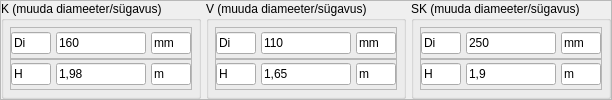
          <widget class="QFrame" name="TestValues">
           <property name="minimumSize">
            <size>
             <width>0</width>
             <height>100</height>
            </size>
           </property>
           <property name="maximumSize">
            <size>
             <width>16777215</width>
             <height>100</height>
            </size>
           </property>
           <property name="frameShape">
            <enum>QFrame::StyledPanel</enum>
           </property>
           <property name="frameShadow">
            <enum>QFrame::Raised</enum>
           </property>
           <layout class="QHBoxLayout" name="horizontalLayout_9">
            <property name="spacing">
             <number>5</number>
            </property>
            <property name="leftMargin">
             <number>0</number>
            </property>
            <property name="topMargin">
             <number>0</number>
            </property>
            <property name="rightMargin">
             <number>0</number>
            </property>
            <property name="bottomMargin">
             <number>0</number>
            </property>
            <item>
             <widget class="QGroupBox" name="groupBox_2">
              <property name="title">
               <string>K (muuda diameeter/sügavus)</string>
              </property>
              <layout class="QVBoxLayout" name="verticalLayout_15">
               <property name="spacing">
                <number>0</number>
               </property>
               <property name="leftMargin">
                <number>6</number>
               </property>
               <property name="topMargin">
                <number>6</number>
               </property>
               <property name="rightMargin">
                <number>6</number>
               </property>
               <property name="bottomMargin">
                <number>6</number>
               </property>
               <item>
                <widget class="QFrame" name="frame_12">
                 <property name="frameShape">
                  <enum>QFrame::StyledPanel</enum>
                 </property>
                 <property name="frameShadow">
                  <enum>QFrame::Raised</enum>
                 </property>
                 <layout class="QHBoxLayout" name="horizontalLayout_10">
                  <property name="spacing">
                   <number>5</number>
                  </property>
                  <property name="leftMargin">
                   <number>0</number>
                  </property>
                  <property name="topMargin">
                   <number>0</number>
                  </property>
                  <property name="rightMargin">
                   <number>0</number>
                  </property>
                  <property name="bottomMargin">
                   <number>0</number>
                  </property>
                  <item>
                   <widget class="QLineEdit" name="lineEdit_3">
                    <property name="minimumSize">
                     <size>
                      <width>40</width>
                      <height>0</height>
                     </size>
                    </property>
                    <property name="maximumSize">
                     <size>
                      <width>30</width>
                      <height>16777215</height>
                     </size>
                    </property>
                    <property name="text">
                     <string>Di</string>
                    </property>
                    <property name="frame">
                     <bool>true</bool>
                    </property>
                    <property name="readOnly">
                     <bool>true</bool>
                    </property>
                   </widget>
                  </item>
                  <item>
                   <widget class="QLineEdit" name="lblDeK">
                    <property name="minimumSize">
                     <size>
                      <width>60</width>
                      <height>0</height>
                     </size>
                    </property>
                    <property name="maximumSize">
                     <size>
                      <width>90</width>
                      <height>16777215</height>
                     </size>
                    </property>
                    <property name="text">
                     <string>160</string>
                    </property>
                   </widget>
                  </item>
                  <item>
                   <widget class="QLineEdit" name="lineEdit_11">
                    <property name="minimumSize">
                     <size>
                      <width>40</width>
                      <height>0</height>
                     </size>
                    </property>
                    <property name="maximumSize">
                     <size>
                      <width>30</width>
                      <height>16777215</height>
                     </size>
                    </property>
                    <property name="text">
                     <string>mm</string>
                    </property>
                    <property name="frame">
                     <bool>true</bool>
                    </property>
                    <property name="readOnly">
                     <bool>true</bool>
                    </property>
                   </widget>
                  </item>
                 </layout>
                </widget>
               </item>
               <item>
                <widget class="QFrame" name="frame_5">
                 <property name="frameShape">
                  <enum>QFrame::StyledPanel</enum>
                 </property>
                 <property name="frameShadow">
                  <enum>QFrame::Raised</enum>
                 </property>
                 <layout class="QHBoxLayout" name="horizontalLayout_15">
                  <property name="spacing">
                   <number>5</number>
                  </property>
                  <property name="leftMargin">
                   <number>0</number>
                  </property>
                  <property name="topMargin">
                   <number>0</number>
                  </property>
                  <property name="rightMargin">
                   <number>0</number>
                  </property>
                  <property name="bottomMargin">
                   <number>0</number>
                  </property>
                  <item>
                   <widget class="QLineEdit" name="lineEdit_5">
                    <property name="minimumSize">
                     <size>
                      <width>40</width>
                      <height>0</height>
                     </size>
                    </property>
                    <property name="maximumSize">
                     <size>
                      <width>30</width>
                      <height>16777215</height>
                     </size>
                    </property>
                    <property name="text">
                     <string>H</string>
                    </property>
                    <property name="frame">
                     <bool>true</bool>
                    </property>
                    <property name="readOnly">
                     <bool>true</bool>
                    </property>
                   </widget>
                  </item>
                  <item>
                   <widget class="QLineEdit" name="lblHK">
                    <property name="minimumSize">
                     <size>
                      <width>90</width>
                      <height>0</height>
                     </size>
                    </property>
                    <property name="maximumSize">
                     <size>
                      <width>90</width>
                      <height>16777215</height>
                     </size>
                    </property>
                    <property name="text">
                     <string>1,98</string>
                    </property>
                   </widget>
                  </item>
                  <item>
                   <widget class="QLineEdit" name="lineEdit_8">
                    <property name="minimumSize">
                     <size>
                      <width>40</width>
                      <height>0</height>
                     </size>
                    </property>
                    <property name="maximumSize">
                     <size>
                      <width>30</width>
                      <height>16777215</height>
                     </size>
                    </property>
                    <property name="text">
                     <string>m</string>
                    </property>
                    <property name="frame">
                     <bool>true</bool>
                    </property>
                    <property name="readOnly">
                     <bool>true</bool>
                    </property>
                   </widget>
                  </item>
                 </layout>
                </widget>
               </item>
              </layout>
             </widget>
            </item>
            <item>
             <widget class="QGroupBox" name="groupBox_5">
              <property name="title">
               <string>V (muuda diameeter/sügavus)</string>
              </property>
              <layout class="QVBoxLayout" name="verticalLayout_7">
               <property name="spacing">
                <number>0</number>
               </property>
               <property name="leftMargin">
                <number>6</number>
               </property>
               <property name="topMargin">
                <number>6</number>
               </property>
               <property name="rightMargin">
                <number>6</number>
               </property>
               <property name="bottomMargin">
                <number>6</number>
               </property>
               <item>
                <widget class="QFrame" name="frame_7">
                 <property name="frameShape">
                  <enum>QFrame::StyledPanel</enum>
                 </property>
                 <property name="frameShadow">
                  <enum>QFrame::Raised</enum>
                 </property>
                 <layout class="QHBoxLayout" name="horizontalLayout_11">
                  <property name="spacing">
                   <number>5</number>
                  </property>
                  <property name="leftMargin">
                   <number>0</number>
                  </property>
                  <property name="topMargin">
                   <number>0</number>
                  </property>
                  <property name="rightMargin">
                   <number>0</number>
                  </property>
                  <property name="bottomMargin">
                   <number>0</number>
                  </property>
                  <item>
                   <widget class="QLineEdit" name="lineEdit_2">
                    <property name="minimumSize">
                     <size>
                      <width>40</width>
                      <height>0</height>
                     </size>
                    </property>
                    <property name="maximumSize">
                     <size>
                      <width>30</width>
                      <height>16777215</height>
                     </size>
                    </property>
                    <property name="text">
                     <string>Di</string>
                    </property>
                    <property name="frame">
                     <bool>true</bool>
                    </property>
                    <property name="readOnly">
                     <bool>true</bool>
                    </property>
                   </widget>
                  </item>
                  <item>
                   <widget class="QLineEdit" name="lblDeV">
                    <property name="minimumSize">
                     <size>
                      <width>90</width>
                      <height>0</height>
                     </size>
                    </property>
                    <property name="maximumSize">
                     <size>
                      <width>90</width>
                      <height>16777215</height>
                     </size>
                    </property>
                    <property name="text">
                     <string>110</string>
                    </property>
                   </widget>
                  </item>
                  <item>
                   <widget class="QLineEdit" name="lineEdit">
                    <property name="minimumSize">
                     <size>
                      <width>40</width>
                      <height>0</height>
                     </size>
                    </property>
                    <property name="maximumSize">
                     <size>
                      <width>30</width>
                      <height>16777215</height>
                     </size>
                    </property>
                    <property name="text">
                     <string>mm</string>
                    </property>
                    <property name="readOnly">
                     <bool>true</bool>
                    </property>
                   </widget>
                  </item>
                 </layout>
                </widget>
               </item>
               <item>
                <widget class="QFrame" name="frame_8">
                 <property name="frameShape">
                  <enum>QFrame::StyledPanel</enum>
                 </property>
                 <property name="frameShadow">
                  <enum>QFrame::Raised</enum>
                 </property>
                 <layout class="QHBoxLayout" name="horizontalLayout_12">
                  <property name="spacing">
                   <number>5</number>
                  </property>
                  <property name="leftMargin">
                   <number>0</number>
                  </property>
                  <property name="topMargin">
                   <number>0</number>
                  </property>
                  <property name="rightMargin">
                   <number>0</number>
                  </property>
                  <property name="bottomMargin">
                   <number>0</number>
                  </property>
                  <item>
                   <widget class="QLineEdit" name="lineEdit_7">
                    <property name="minimumSize">
                     <size>
                      <width>40</width>
                      <height>0</height>
                     </size>
                    </property>
                    <property name="maximumSize">
                     <size>
                      <width>30</width>
                      <height>16777215</height>
                     </size>
                    </property>
                    <property name="text">
                     <string>H</string>
                    </property>
                    <property name="frame">
                     <bool>true</bool>
                    </property>
                    <property name="readOnly">
                     <bool>true</bool>
                    </property>
                   </widget>
                  </item>
                  <item>
                   <widget class="QLineEdit" name="lblHV">
                    <property name="minimumSize">
                     <size>
                      <width>90</width>
                      <height>0</height>
                     </size>
                    </property>
                    <property name="maximumSize">
                     <size>
                      <width>90</width>
                      <height>16777215</height>
                     </size>
                    </property>
                    <property name="text">
                     <string>1,65</string>
                    </property>
                   </widget>
                  </item>
                  <item>
                   <widget class="QLineEdit" name="lineEdit_10">
                    <property name="minimumSize">
                     <size>
                      <width>40</width>
                      <height>0</height>
                     </size>
                    </property>
                    <property name="maximumSize">
                     <size>
                      <width>30</width>
                      <height>16777215</height>
                     </size>
                    </property>
                    <property name="text">
                     <string>m</string>
                    </property>
                    <property name="frame">
                     <bool>true</bool>
                    </property>
                    <property name="readOnly">
                     <bool>true</bool>
                    </property>
                   </widget>
                  </item>
                 </layout>
                </widget>
               </item>
              </layout>
             </widget>
            </item>
            <item>
             <widget class="QGroupBox" name="groupBox_6">
              <property name="title">
               <string>SK (muuda diameeter/sügavus)</string>
              </property>
              <layout class="QVBoxLayout" name="verticalLayout_14">
               <property name="spacing">
                <number>0</number>
               </property>
               <property name="leftMargin">
                <number>6</number>
               </property>
               <property name="topMargin">
                <number>6</number>
               </property>
               <property name="rightMargin">
                <number>6</number>
               </property>
               <property name="bottomMargin">
                <number>6</number>
               </property>
               <item>
                <widget class="QFrame" name="frame_9">
                 <property name="frameShape">
                  <enum>QFrame::StyledPanel</enum>
                 </property>
                 <property name="frameShadow">
                  <enum>QFrame::Raised</enum>
                 </property>
                 <layout class="QHBoxLayout" name="horizontalLayout_13">
                  <property name="spacing">
                   <number>5</number>
                  </property>
                  <property name="leftMargin">
                   <number>0</number>
                  </property>
                  <property name="topMargin">
                   <number>0</number>
                  </property>
                  <property name="rightMargin">
                   <number>0</number>
                  </property>
                  <property name="bottomMargin">
                   <number>0</number>
                  </property>
                  <item>
                   <widget class="QLineEdit" name="lineEdit_4">
                    <property name="minimumSize">
                     <size>
                      <width>40</width>
                      <height>0</height>
                     </size>
                    </property>
                    <property name="maximumSize">
                     <size>
                      <width>40</width>
                      <height>16777215</height>
                     </size>
                    </property>
                    <property name="text">
                     <string>Di</string>
                    </property>
                    <property name="frame">
                     <bool>true</bool>
                    </property>
                    <property name="readOnly">
                     <bool>true</bool>
                    </property>
                   </widget>
                  </item>
                  <item>
                   <widget class="QLineEdit" name="lblDeSK">
                    <property name="minimumSize">
                     <size>
                      <width>90</width>
                      <height>0</height>
                     </size>
                    </property>
                    <property name="maximumSize">
                     <size>
                      <width>90</width>
                      <height>16777215</height>
                     </size>
                    </property>
                    <property name="text">
                     <string>250</string>
                    </property>
                   </widget>
                  </item>
                  <item>
                   <widget class="QLineEdit" name="lineEdit_12">
                    <property name="minimumSize">
                     <size>
                      <width>40</width>
                      <height>0</height>
                     </size>
                    </property>
                    <property name="maximumSize">
                     <size>
                      <width>40</width>
                      <height>16777215</height>
                     </size>
                    </property>
                    <property name="text">
                     <string>mm</string>
                    </property>
                    <property name="frame">
                     <bool>true</bool>
                    </property>
                    <property name="readOnly">
                     <bool>true</bool>
                    </property>
                   </widget>
                  </item>
                 </layout>
                </widget>
               </item>
               <item>
                <widget class="QFrame" name="frame_10">
                 <property name="frameShape">
                  <enum>QFrame::StyledPanel</enum>
                 </property>
                 <property name="frameShadow">
                  <enum>QFrame::Raised</enum>
                 </property>
                 <layout class="QHBoxLayout" name="horizontalLayout_14">
                  <property name="spacing">
                   <number>5</number>
                  </property>
                  <property name="leftMargin">
                   <number>0</number>
                  </property>
                  <property name="topMargin">
                   <number>0</number>
                  </property>
                  <property name="rightMargin">
                   <number>0</number>
                  </property>
                  <property name="bottomMargin">
                   <number>0</number>
                  </property>
                  <item>
                   <widget class="QLineEdit" name="lineEdit_6">
                    <property name="minimumSize">
                     <size>
                      <width>40</width>
                      <height>0</height>
                     </size>
                    </property>
                    <property name="maximumSize">
                     <size>
                      <width>40</width>
                      <height>16777215</height>
                     </size>
                    </property>
                    <property name="text">
                     <string>H</string>
                    </property>
                    <property name="frame">
                     <bool>true</bool>
                    </property>
                    <property name="readOnly">
                     <bool>true</bool>
                    </property>
                   </widget>
                  </item>
                  <item>
                   <widget class="QLineEdit" name="lblHSK">
                    <property name="minimumSize">
                     <size>
                      <width>90</width>
                      <height>0</height>
                     </size>
                    </property>
                    <property name="maximumSize">
                     <size>
                      <width>90</width>
                      <height>16777215</height>
                     </size>
                    </property>
                    <property name="text">
                     <string>1,9</string>
                    </property>
                   </widget>
                  </item>
                  <item>
                   <widget class="QLineEdit" name="lineEdit_9">
                    <property name="minimumSize">
                     <size>
                      <width>40</width>
                      <height>0</height>
                     </size>
                    </property>
                    <property name="maximumSize">
                     <size>
                      <width>40</width>
                      <height>16777215</height>
                     </size>
                    </property>
                    <property name="text">
                     <string>m</string>
                    </property>
                    <property name="frame">
                     <bool>true</bool>
                    </property>
                    <property name="readOnly">
                     <bool>true</bool>
                    </property>
                   </widget>
                  </item>
                 </layout>
                </widget>
               </item>
              </layout>
             </widget>
            </item>
           </layout>
          </widget>
